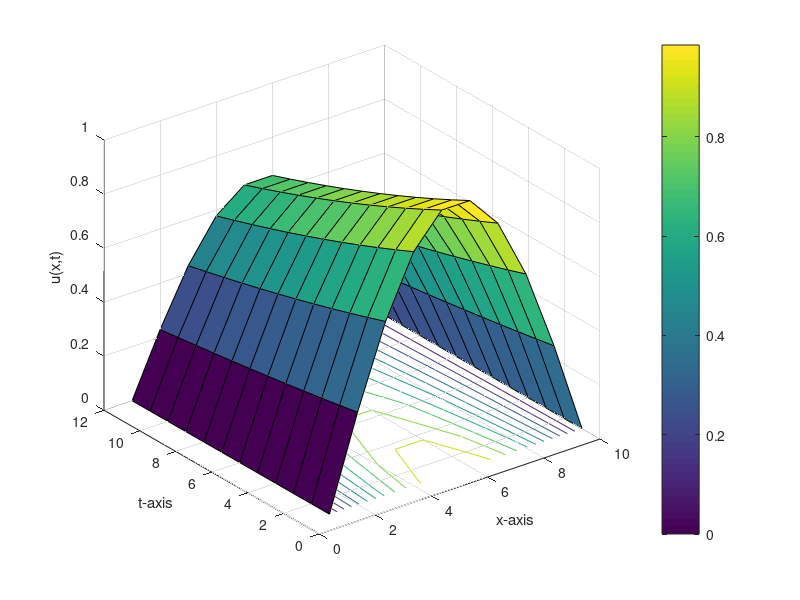
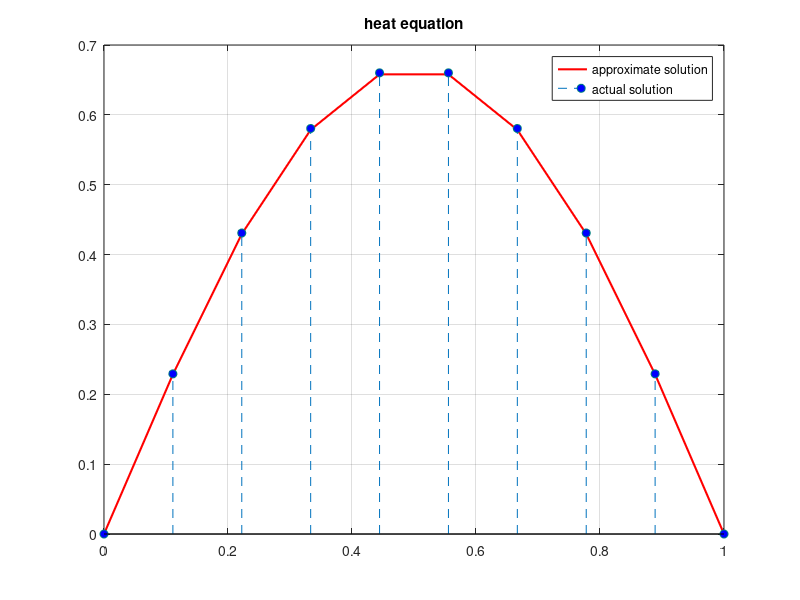

Write MATLAB code to recreate these figures, in order.
    % Approximate the solution of the one dimensional heat equation
    %
    % du/dt = (1/pi^2)*d^2u/dx^2,   0 < x < 1,  t > 0
    %
    % which is subject to the initial condition
    % u(x,0) = cos(pi*(x - 1/2)),   0 <= x <= 1
    %
    % and compare the result at t = 0.4 to the actual solution
    % u(x,t) = exp(-t)*cos(pi*(x - 1/2))

    function heat3
    clc
    clf
    clear all
    c=1/pi;%Diffusivity
    a=0;%Left boundary
    b=1;%Right boundary
    tf=0.4;%Final time
    n=10;
    m=12;
    C1=0;%Left Boundary Condition
    C2=0;%Right Boundary Condition
    h=(b-a)/(n-1);%Grid spacing
    k=(tf-0)/(m-1);%Time stepping
    r=(c*c*k)/(h*h)%Stability criterion 0<r<0.5
    u=zeros(n,m);
    for j=1:m
        u(1,j)=C1;
        u(n,j)=C2;
    end
    for i=2:n-1
        u(i,1)=f(a+(i-1)*h);
    end
    for j=2:m
        for i=2:n-1
            u(i,j)=r*u(i-1,j-1)+(1-2*r)*u(i,j-1)+r*u(i+1,j-1);
        end
    end
    disp('Result=')
    num2str(u')
    figure (1)
    surfc(u')
    colorbar
    grid on
    xlabel('x-axis');
    ylabel('t-axis');
    zlabel('u(x,t)');
    hold off
    x=linspace(a,b,n);
    figure (2)
    sum=0.0;
    for i=1:n
        v1(i)=u(i,m);%approximate solution depends on the value of m
        v2(i)=exp(-tf)*cos(pi*(x(i)-(1/2))); %Exact solution at t=0.4
        sum=sum+(v1(i)-v2(i))*(v1(i)-v2(i));
    end
    rmse=sqrt(sum/length(v1))
    plot(x,v1,'-r','LineWidth',1.5)
    hold on
    stem(x,v2,'--','MarkerEdgeColor',[0 .5 .5],'MarkerFaceColor','blue')
    grid on
    hold off
    title('heat equation')
    legend('approximate solution','actual solution');
    function z=f(x)
    z=cos(pi*(x-(1/2)));
